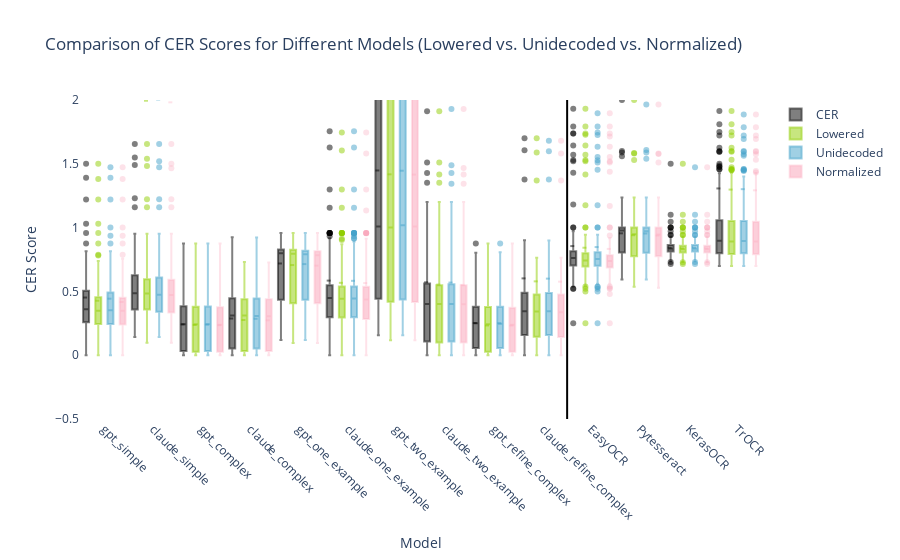

Here is the notebook cell this chart was saved with:
### Code cell
import plotly.graph_objects as go
import pandas as pd

# Add 'source' column to differentiate datasets

cer_all['source'] = 'CER'
cer_lower['source'] = 'Lowered'
cer_unidecoded['source'] = 'Unidecoded'
cer_normalized['source'] = 'Normalized'

# Combine the datasets
combined_cer = pd.concat([cer_all, cer_lower, cer_unidecoded, cer_normalized])

# Define orders for the models and OCR methods
llm_order = ['gpt_simple', 'claude_simple', 'gpt_complex', 'claude_complex',
             'gpt_one_example', 'claude_one_example', 'gpt_two_example', 'claude_two_example',
             'gpt_refine_complex', 'claude_refine_complex']
ocr_order = ['EasyOCR', 'Pytesseract', 'KerasOCR', 'TrOCR']
ocr_ft_order = ['TrOCR20', 'TrOCR50']
model_order = llm_order + ocr_order + ocr_ft_order

# Define colors for each source
n3_color = "rgba(0,0,0, 0.5)"  # Gray
lower_color = "rgba(143,206,0, 0.5)"  # Green
unide_color = "rgba(67, 162, 202, 0.5)"  # Blue
norm_color = "rgba(250, 159, 181, 0.3)"  # Pink

# Mapping for source colors
source_colors = {
    'CER': n3_color,
    'Lowered': lower_color,
    'Unidecoded': unide_color,
    'Normalized': norm_color
}

# Create the figure
fig = go.Figure()

# Track the x-axis positions
x_positions = []
tick_labels = []

# Loop through models and sources
x_index = 0
for model in model_order:
    for source in ['CER', 'Lowered', 'Unidecoded', 'Normalized']:
        color = source_colors[source]
        # Add box plot trace
        fig.add_trace(go.Box(
            x=[x_index] * len(combined_cer[(combined_cer['model'] == model) & (combined_cer['source'] == source)]['cer']),
            y=combined_cer[(combined_cer['model'] == model) & (combined_cer['source'] == source)]['cer'],
            name=f"{model} ({source})",
            boxmean=True,
            marker=dict(color=color),
            showlegend=False
        ))
        x_positions.append(x_index)
        x_index += 1
    
    # Add the model label at the middle of the group
    tick_labels.append(model)

# Add legend entries manually for the sources
for source, color in source_colors.items():
    fig.add_trace(go.Box(
        y=[None],  # No data
        name=source,
        marker=dict(color=color),
        showlegend=True
    ))

# Update layout
fig.update_layout(
    title='Comparison of CER Scores for Different Models (Lowered vs. Unidecoded vs. Normalized)',
    xaxis_title='Model',
    yaxis_title='CER Score',
    yaxis = dict(range=[-0.5, 2]),
    plot_bgcolor='rgba(0,0,0,0)',
    xaxis=dict(
        tickvals=[4 * i + 1.5 for i in range(len(model_order))],  # Center the label for each model
        ticktext=tick_labels,
        tickangle=45
    ),
    shapes=[
        dict(
            type="line",
            x0=len(llm_order) * 4 - 0.5,
            x1=len(llm_order) * 4 - 0.5,
            y0=0,
            y1=1,
            xref="x",
            yref="paper",
            line=dict(color="black", width=2)
        )
    ]
)

fig.show()

### Figure 1 — Plotly figure (JSON) as saved in the notebook; plotly's stock layout.template omitted (floating-point values rounded to 4 significant figures; data arrays with more than 128 entries replaced by an {"elided": "..."} marker saying what was removed)
{"data": [{"boxmean": true, "marker": {"color": "rgba(0,0,0, 0.5)"}, "name": "gpt_simple (CER)", "showlegend": false, "type": "box", "x": {"elided": "283 int values"}, "y": {"elided": "283 float values"}}, {"boxmean": true, "marker": {"color": "rgba(143,206,0, 0.5)"}, "name": "gpt_simple (Lowered)", "showlegend": false, "type": "box", "x": {"elided": "283 int values"}, "y": {"elided": "283 float values"}}, {"boxmean": true, "marker": {"color": "rgba(67, 162, 202, 0.5)"}, "name": "gpt_simple (Unidecoded)", "showlegend": false, "type": "box", "x": {"elided": "283 int values"}, "y": {"elided": "283 float values"}}, {"boxmean": true, "marker": {"color": "rgba(250, 159, 181, 0.3)"}, "name": "gpt_simple (Normalized)", "showlegend": false, "type": "box", "x": {"elided": "283 int values"}, "y": {"elided": "283 float values"}}, {"boxmean": true, "marker": {"color": "rgba(0,0,0, 0.5)"}, "name": "claude_simple (CER)", "showlegend": false, "type": "box", "x": {"elided": "283 int values"}, "y": {"elided": "283 float values"}}, {"boxmean": true, "marker": {"color": "rgba(143,206,0, 0.5)"}, "name": "claude_simple (Lowered)", "showlegend": false, "type": "box", "x": {"elided": "283 int values"}, "y": {"elided": "283 float values"}}, {"boxmean": true, "marker": {"color": "rgba(67, 162, 202, 0.5)"}, "name": "claude_simple (Unidecoded)", "showlegend": false, "type": "box", "x": {"elided": "283 int values"}, "y": {"elided": "283 float values"}}, {"boxmean": true, "marker": {"color": "rgba(250, 159, 181, 0.3)"}, "name": "claude_simple (Normalized)", "showlegend": false, "type": "box", "x": {"elided": "283 int values"}, "y": {"elided": "283 float values"}}, {"boxmean": true, "marker": {"color": "rgba(0,0,0, 0.5)"}, "name": "gpt_complex (CER)", "showlegend": false, "type": "box", "x": {"elided": "283 int values"}, "y": {"elided": "283 float values"}}, {"boxmean": true, "marker": {"color": "rgba(143,206,0, 0.5)"}, "name": "gpt_complex (Lowered)", "showlegend": false, "type": "box", "x": {"elided": "283 int values"}, "y": {"elided": "283 float values"}}, {"boxmean": true, "marker": {"color": "rgba(67, 162, 202, 0.5)"}, "name": "gpt_complex (Unidecoded)", "showlegend": false, "type": "box", "x": {"elided": "283 int values"}, "y": {"elided": "283 float values"}}, {"boxmean": true, "marker": {"color": "rgba(250, 159, 181, 0.3)"}, "name": "gpt_complex (Normalized)", "showlegend": false, "type": "box", "x": {"elided": "283 int values"}, "y": {"elided": "283 float values"}}, {"boxmean": true, "marker": {"color": "rgba(0,0,0, 0.5)"}, "name": "claude_complex (CER)", "showlegend": false, "type": "box", "x": {"elided": "283 int values"}, "y": {"elided": "283 float values"}}, {"boxmean": true, "marker": {"color": "rgba(143,206,0, 0.5)"}, "name": "claude_complex (Lowered)", "showlegend": false, "type": "box", "x": {"elided": "283 int values"}, "y": {"elided": "283 float values"}}, {"boxmean": true, "marker": {"color": "rgba(67, 162, 202, 0.5)"}, "name": "claude_complex (Unidecoded)", "showlegend": false, "type": "box", "x": {"elided": "283 int values"}, "y": {"elided": "283 float values"}}, {"boxmean": true, "marker": {"color": "rgba(250, 159, 181, 0.3)"}, "name": "claude_complex (Normalized)", "showlegend": false, "type": "box", "x": {"elided": "283 int values"}, "y": {"elided": "283 float values"}}, {"boxmean": true, "marker": {"color": "rgba(0,0,0, 0.5)"}, "name": "gpt_one_example (CER)", "showlegend": false, "type": "box", "x": {"elided": "282 int values"}, "y": {"elided": "282 float values"}}, {"boxmean": true, "marker": {"color": "rgba(143,206,0, 0.5)"}, "name": "gpt_one_example (Lowered)", "showlegend": false, "type": "box", "x": {"elided": "282 int values"}, "y": {"elided": "282 float values"}}, {"boxmean": true, "marker": {"color": "rgba(67, 162, 202, 0.5)"}, "name": "gpt_one_example (Unidecoded)", "showlegend": false, "type": "box", "x": {"elided": "282 int values"}, "y": {"elided": "282 float values"}}, {"boxmean": true, "marker": {"color": "rgba(250, 159, 181, 0.3)"}, "name": "gpt_one_example (Normalized)", "showlegend": false, "type": "box", "x": {"elided": "282 int values"}, "y": {"elided": "282 float values"}}, {"boxmean": true, "marker": {"color": "rgba(0,0,0, 0.5)"}, "name": "claude_one_example (CER)", "showlegend": false, "type": "box", "x": {"elided": "282 int values"}, "y": {"elided": "282 float values"}}, {"boxmean": true, "marker": {"color": "rgba(143,206,0, 0.5)"}, "name": "claude_one_example (Lowered)", "showlegend": false, "type": "box", "x": {"elided": "282 int values"}, "y": {"elided": "282 float values"}}, {"boxmean": true, "marker": {"color": "rgba(67, 162, 202, 0.5)"}, "name": "claude_one_example (Unidecoded)", "showlegend": false, "type": "box", "x": {"elided": "282 int values"}, "y": {"elided": "282 float values"}}, {"boxmean": true, "marker": {"color": "rgba(250, 159, 181, 0.3)"}, "name": "claude_one_example (Normalized)", "showlegend": false, "type": "box", "x": {"elided": "282 int values"}, "y": {"elided": "282 float values"}}, {"boxmean": true, "marker": {"color": "rgba(0,0,0, 0.5)"}, "name": "gpt_two_example (CER)", "showlegend": false, "type": "box", "x": {"elided": "281 int values"}, "y": {"elided": "281 float values"}}, {"boxmean": true, "marker": {"color": "rgba(143,206,0, 0.5)"}, "name": "gpt_two_example (Lowered)", "showlegend": false, "type": "box", "x": {"elided": "281 int values"}, "y": {"elided": "281 float values"}}, {"boxmean": true, "marker": {"color": "rgba(67, 162, 202, 0.5)"}, "name": "gpt_two_example (Unidecoded)", "showlegend": false, "type": "box", "x": {"elided": "281 int values"}, "y": {"elided": "281 float values"}}, {"boxmean": true, "marker": {"color": "rgba(250, 159, 181, 0.3)"}, "name": "gpt_two_example (Normalized)", "showlegend": false, "type": "box", "x": {"elided": "281 int values"}, "y": {"elided": "281 float values"}}, {"boxmean": true, "marker": {"color": "rgba(0,0,0, 0.5)"}, "name": "claude_two_example (CER)", "showlegend": false, "type": "box", "x": {"elided": "281 int values"}, "y": {"elided": "281 float values"}}, {"boxmean": true, "marker": {"color": "rgba(143,206,0, 0.5)"}, "name": "claude_two_example (Lowered)", "showlegend": false, "type": "box", "x": {"elided": "281 int values"}, "y": {"elided": "281 float values"}}, {"boxmean": true, "marker": {"color": "rgba(67, 162, 202, 0.5)"}, "name": "claude_two_example (Unidecoded)", "showlegend": false, "type": "box", "x": {"elided": "281 int values"}, "y": {"elided": "281 float values"}}, {"boxmean": true, "marker": {"color": "rgba(250, 159, 181, 0.3)"}, "name": "claude_two_example (Normalized)", "showlegend": false, "type": "box", "x": {"elided": "281 int values"}, "y": {"elided": "281 float values"}}, {"boxmean": true, "marker": {"color": "rgba(0,0,0, 0.5)"}, "name": "gpt_refine_complex (CER)", "showlegend": false, "type": "box", "x": {"elided": "283 int values"}, "y": {"elided": "283 float values"}}, {"boxmean": true, "marker": {"color": "rgba(143,206,0, 0.5)"}, "name": "gpt_refine_complex (Lowered)", "showlegend": false, "type": "box", "x": {"elided": "283 int values"}, "y": {"elided": "283 float values"}}, {"boxmean": true, "marker": {"color": "rgba(67, 162, 202, 0.5)"}, "name": "gpt_refine_complex (Unidecoded)", "showlegend": false, "type": "box", "x": {"elided": "283 int values"}, "y": {"elided": "283 float values"}}, {"boxmean": true, "marker": {"color": "rgba(250, 159, 181, 0.3)"}, "name": "gpt_refine_complex (Normalized)", "showlegend": false, "type": "box", "x": {"elided": "283 int values"}, "y": {"elided": "283 float values"}}, {"boxmean": true, "marker": {"color": "rgba(0,0,0, 0.5)"}, "name": "claude_refine_complex (CER)", "showlegend": false, "type": "box", "x": {"elided": "283 int values"}, "y": {"elided": "283 float values"}}, {"boxmean": true, "marker": {"color": "rgba(143,206,0, 0.5)"}, "name": "claude_refine_complex (Lowered)", "showlegend": false, "type": "box", "x": {"elided": "283 int values"}, "y": {"elided": "283 float values"}}, {"boxmean": true, "marker": {"color": "rgba(67, 162, 202, 0.5)"}, "name": "claude_refine_complex (Unidecoded)", "showlegend": false, "type": "box", "x": {"elided": "283 int values"}, "y": {"elided": "283 float values"}}, {"boxmean": true, "marker": {"color": "rgba(250, 159, 181, 0.3)"}, "name": "claude_refine_complex (Normalized)", "showlegend": false, "type": "box", "x": {"elided": "283 int values"}, "y": {"elided": "283 float values"}}, {"boxmean": true, "marker": {"color": "rgba(0,0,0, 0.5)"}, "name": "EasyOCR (CER)", "showlegend": false, "type": "box", "x": {"elided": "283 int values"}, "y": {"elided": "283 float values"}}, {"boxmean": true, "marker": {"color": "rgba(143,206,0, 0.5)"}, "name": "EasyOCR (Lowered)", "showlegend": false, "type": "box", "x": {"elided": "283 int values"}, "y": {"elided": "283 float values"}}, {"boxmean": true, "marker": {"color": "rgba(67, 162, 202, 0.5)"}, "name": "EasyOCR (Unidecoded)", "showlegend": false, "type": "box", "x": {"elided": "283 int values"}, "y": {"elided": "283 float values"}}, {"boxmean": true, "marker": {"color": "rgba(250, 159, 181, 0.3)"}, "name": "EasyOCR (Normalized)", "showlegend": false, "type": "box", "x": {"elided": "283 int values"}, "y": {"elided": "283 float values"}}, {"boxmean": true, "marker": {"color": "rgba(0,0,0, 0.5)"}, "name": "Pytesseract (CER)", "showlegend": false, "type": "box", "x": {"elided": "283 int values"}, "y": {"elided": "283 float values"}}, {"boxmean": true, "marker": {"color": "rgba(143,206,0, 0.5)"}, "name": "Pytesseract (Lowered)", "showlegend": false, "type": "box", "x": {"elided": "283 int values"}, "y": {"elided": "283 float values"}}, {"boxmean": true, "marker": {"color": "rgba(67, 162, 202, 0.5)"}, "name": "Pytesseract (Unidecoded)", "showlegend": false, "type": "box", "x": {"elided": "283 int values"}, "y": {"elided": "283 float values"}}, {"boxmean": true, "marker": {"color": "rgba(250, 159, 181, 0.3)"}, "name": "Pytesseract (Normalized)", "showlegend": false, "type": "box", "x": {"elided": "283 int values"}, "y": {"elided": "283 float values"}}, {"boxmean": true, "marker": {"color": "rgba(0,0,0, 0.5)"}, "name": "KerasOCR (CER)", "showlegend": false, "type": "box", "x": {"elided": "283 int values"}, "y": {"elided": "283 float values"}}, {"boxmean": true, "marker": {"color": "rgba(143,206,0, 0.5)"}, "name": "KerasOCR (Lowered)", "showlegend": false, "type": "box", "x": {"elided": "283 int values"}, "y": {"elided": "283 float values"}}, {"boxmean": true, "marker": {"color": "rgba(67, 162, 202, 0.5)"}, "name": "KerasOCR (Unidecoded)", "showlegend": false, "type": "box", "x": {"elided": "283 int values"}, "y": {"elided": "283 float values"}}, {"boxmean": true, "marker": {"color": "rgba(250, 159, 181, 0.3)"}, "name": "KerasOCR (Normalized)", "showlegend": false, "type": "box", "x": {"elided": "283 int values"}, "y": {"elided": "283 float values"}}, {"boxmean": true, "marker": {"color": "rgba(0,0,0, 0.5)"}, "name": "TrOCR (CER)", "showlegend": false, "type": "box", "x": {"elided": "283 int values"}, "y": {"elided": "283 float values"}}, {"boxmean": true, "marker": {"color": "rgba(143,206,0, 0.5)"}, "name": "TrOCR (Lowered)", "showlegend": false, "type": "box", "x": {"elided": "283 int values"}, "y": {"elided": "283 float values"}}, {"boxmean": true, "marker": {"color": "rgba(67, 162, 202, 0.5)"}, "name": "TrOCR (Unidecoded)", "showlegend": false, "type": "box", "x": {"elided": "283 int values"}, "y": {"elided": "283 float values"}}, {"boxmean": true, "marker": {"color": "rgba(250, 159, 181, 0.3)"}, "name": "TrOCR (Normalized)", "showlegend": false, "type": "box", "x": {"elided": "283 int values"}, "y": {"elided": "283 float values"}}, {"boxmean": true, "marker": {"color": "rgba(0,0,0, 0.5)"}, "name": "TrOCR20 (CER)", "showlegend": false, "type": "box", "x": [], "y": []}, {"boxmean": true, "marker": {"color": "rgba(143,206,0, 0.5)"}, "name": "TrOCR20 (Lowered)", "showlegend": false, "type": "box", "x": [], "y": []}, {"boxmean": true, "marker": {"color": "rgba(67, 162, 202, 0.5)"}, "name": "TrOCR20 (Unidecoded)", "showlegend": false, "type": "box", "x": [], "y": []}, {"boxmean": true, "marker": {"color": "rgba(250, 159, 181, 0.3)"}, "name": "TrOCR20 (Normalized)", "showlegend": false, "type": "box", "x": [], "y": []}, {"boxmean": true, "marker": {"color": "rgba(0,0,0, 0.5)"}, "name": "TrOCR50 (CER)", "showlegend": false, "type": "box", "x": [], "y": []}, {"boxmean": true, "marker": {"color": "rgba(143,206,0, 0.5)"}, "name": "TrOCR50 (Lowered)", "showlegend": false, "type": "box", "x": [], "y": []}, {"boxmean": true, "marker": {"color": "rgba(67, 162, 202, 0.5)"}, "name": "TrOCR50 (Unidecoded)", "showlegend": false, "type": "box", "x": [], "y": []}, {"boxmean": true, "marker": {"color": "rgba(250, 159, 181, 0.3)"}, "name": "TrOCR50 (Normalized)", "showlegend": false, "type": "box", "x": [], "y": []}, {"marker": {"color": "rgba(0,0,0, 0.5)"}, "name": "CER", "showlegend": true, "type": "box", "y": [null]}, {"marker": {"color": "rgba(143,206,0, 0.5)"}, "name": "Lowered", "showlegend": true, "type": "box", "y": [null]}, {"marker": {"color": "rgba(67, 162, 202, 0.5)"}, "name": "Unidecoded", "showlegend": true, "type": "box", "y": [null]}, {"marker": {"color": "rgba(250, 159, 181, 0.3)"}, "name": "Normalized", "showlegend": true, "type": "box", "y": [null]}], "layout": {"plot_bgcolor": "rgba(0,0,0,0)", "shapes": [{"line": {"color": "black", "width": 2}, "type": "line", "x0": 39.5, "x1": 39.5, "xref": "x", "y0": 0, "y1": 1, "yref": "paper"}], "title": {"text": "Comparison of CER Scores for Different Models (Lowered vs. Unidecoded vs. Normalized)"}, "xaxis": {"tickangle": 45, "ticktext": ["gpt_simple", "claude_simple", "gpt_complex", "claude_complex", "gpt_one_example", "claude_one_example", "gpt_two_example", "claude_two_example", "gpt_refine_complex", "claude_refine_complex", "EasyOCR", "Pytesseract", "KerasOCR", "TrOCR", "TrOCR20", "TrOCR50"], "tickvals": [1.5, 5.5, 9.5, 13.5, 17.5, 21.5, 25.5, 29.5, 33.5, 37.5, 41.5, 45.5, 49.5, 53.5, 57.5, 61.5], "title": {"text": "Model"}}, "yaxis": {"range": [-0.5, 2], "title": {"text": "CER Score"}}}}
